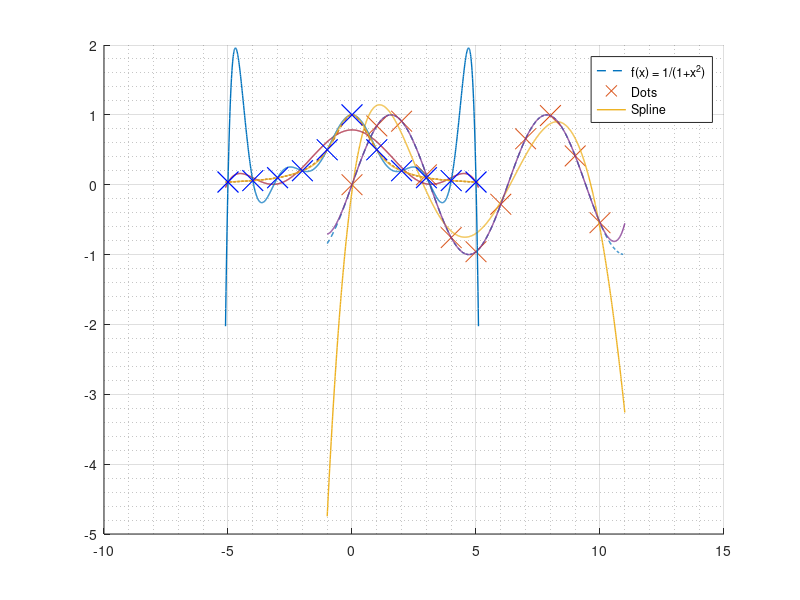

Recreate this plot in MATLAB. (Note: this script raises an error after producing the figure.)
%% 1 interpolación polinómica ayudantía 6

%%  (x , sin(x)) x = 0:1:10
x0 = -1:0.01:11;
y0 = sin(x0);
x = 0:1:10;
p5 = polyfit(x, sin(x),5);
p10 = polyfit(x, sin(x), 10);


figure = figure;
hold on
plot(x0,y0, '--','LineWidth', 1) % la función sin(x)
plot(x,sin(x),'x','MarkerSize',15) % los puntos
plot(x0,polyval(p5,x0),'LineWidth',1) % plinomio grado5
plot(x0,polyval(p10,x0),'LineWidth',1) % grado 10
grid on
grid minor
legend('Sin(x)','Dots','p5','p10')

%% f(x) = 1/(1+ x^2), -5:5
x1 = -5:5;
f1 = 1./(1+ x1.^2);
f = @(x) 1./(1+x.^2);
f6 = polyfit(x1,f1,6);
f10 = polyfit(x1,f1,10);

figure2 = figure;
hold on
plot(-5.1:0.01:5.1,f(-5.1:0.01:5.1), '--','LineWidth', 1)
plot(x1,f1,'x','MarkerSize',15)
plot(-5.1:0.01:5.1,polyval(f6,-5.1:0.01:5.1),'LineWidth',1)
plot(-5.1:0.01:5.1,polyval(f10,-5.1:0.01:5.1),'LineWidth',1)
grid on
grid minor
legend('f(x) = 1/(1+x^2)','Dots','p6','p10')

%% Spline

S=spline(x1,f1,-5.1:0.01:5.1);



figure3 = figure;
hold on
plot(-5.1:0.01:5.1,f(-5.1:0.01:5.1), '--','LineWidth', 1)
plot(-5.1:0.01:5.1, S, 'LineWidth',1)
plot(x1,f1,'xb','MarkerSize',15)
grid on
grid minor
legend('f(x) = 1/(1+x^2)','Dots','Spline')





%% pieza 


A = matfile('pieza.mat'); %asigna el structure del archivo a una matriz 
figure4 = figure;
plot(A.x1,A.y1,'-k',A.x2,A.y2,'-k',A.x3,A.y3,'-k') %grafico de DATOS


s1=spline(A.x1,A.y1); %spline de cada curva
s2=spline(A.x2,A.y2);
s3=spline(A.x3,A.y3);


abcd1=s1.coefs; %guarda matriz de coeficientes del spline
abcd2=s2.coefs; 
abcd3=s3.coefs;


xx1=A.x1'; %obtiene los vectores de datos y los ordena en columnas
xx2=A.x2';
xx3=A.x3';

% spline: S_i(x) =a_i*(x - x_i)^3 + b_i*(x - x_i)^2 + c_i*(x - x_i) + d_i
hold on;
for i=1:length(xx1)-1 %obtencion funcion por tramos 1
    xs(i,:)=xx1(i):0.001:xx1(i+1);
    q1(i,:)=abcd1(i,1)*(xs(i,:)-xx1(i)).^3+abcd1(i,2)*(xs(i,:)-xx1(i)).^2+abcd1(i,3)*(xs(i,:)-xx1(i))+abcd1(i,4);
    plot(xs(i,:),q1(i,:),'LineWidth', 2)
end
for i=1:length(xx2)-1 %obtencion funcion por tramos 2
    xs2(i,:)=xx2(i):0.001:xx2(i+1);
    q2(i,:)=abcd2(i,1)*(xs2(i,:)-xx2(i)).^3+abcd2(i,2)*(xs2(i,:)-xx2(i)).^2+abcd2(i,3)*(xs2(i,:)-xx2(i))+abcd2(i,4);
    plot(xs2(i,:),q2(i,:),'LineWidth', 2)
end
for i=1:length(xx3)-1 %obtencion funcion por tramos 3
    xs3(i,:)=xx3(i):0.001:xx3(i+1);
    q3(i,:)=abcd3(i,1)*(xs3(i,:)-xx3(i)).^3+abcd3(i,2)*(xs3(i,:)-xx3(i)).^2+abcd3(i,3)*(xs3(i,:)-xx3(i))+abcd3(i,4);
    plot(xs3(i,:),q3(i,:),'LineWidth', 2)
end
axis([-1 0.5 -0.6 1]) %para que no se corran los ejes

%% Espiral

A = matfile('espiral.mat');
xx=A.x';
yy=A.y';
h=figure;
plot(xx,yy,'-k')


%splines POR SEPARADO en 4 tramos
xx1=A.x(1,1:5);
yy1=A.y(1,1:5);
xx2=A.x(1,5:9);
yy2=A.y(1,5:9);
xx3=A.x(1,9:13);
yy3=A.y(1,9:13);
xx4=A.x(1,13:17);
yy4=A.y(1,13:17);

s1=spline(xx1,yy1,xx1(1):-0.001:xx1(5)); %spline de cada curva
s2=spline(xx2,yy2);
s3=spline(xx3,yy3);
s4=spline(xx4,yy4);


s1=spline(xx1,yy1); %spline de cada curva
s2=spline(xx2,yy2);
s3=spline(xx3,yy3);
s4=spline(xx4,yy4);



abcd1=s1.coefs; %guarda matriz de coeficientes del spline
abcd2=s2.coefs; 
abcd3=s3.coefs; 
abcd4=s4.coefs; 

%Funciones y gráficos
% spline: S_i(x) =a_i*(x - x_i)^3 + b_i*(x - x_i)^2 + c_i*(x - x_i) + d_i
hold on;
for i=1:length(xx1)-1 %obtencion funcion por tramos 1
    xs(i,:)=xx1(i):-0.01:xx1(i+1);
    q1(i,:)=abcd1(i,1)*(xs(i,:)-xx1(i)).^3+abcd1(i,2)*(xs(i,:)-xx1(i)).^2+abcd1(i,3)*(xs(i,:)-xx1(i))+abcd1(i,4);
    plot(xs(i,:),q1(i,:),'LineWidth', 2)
end


for i=1:length(xx2)-1 %obtencion funcion por tramos 2
    xs2(i,:)=xx2(i):0.001:xx2(i+1);
    q2(i,:)=abcd2(i,1)*(xs2(i,:)-xx2(i)).^3+abcd2(i,2)*(xs2(i,:)-xx2(i)).^2+abcd2(i,3)*(xs2(i,:)-xx2(i))+abcd2(i,4);
    plot(xs2(i,:),q2(i,:),'LineWidth', 2)
end
for i=1:length(xx3)-1 %obtencion funcion por tramos 3
    xs3(i,:)=xx3(i):0.001:xx3(i+1);
    q3(i,:)=abcd3(i,1)*(xs3(i,:)-xx3(i)).^3+abcd3(i,2)*(xs3(i,:)-xx3(i)).^2+abcd3(i,3)*(xs3(i,:)-xx3(i))+abcd3(i,4);
    plot(xs3(i,:),q3(i,:),'LineWidth', 2)
end





